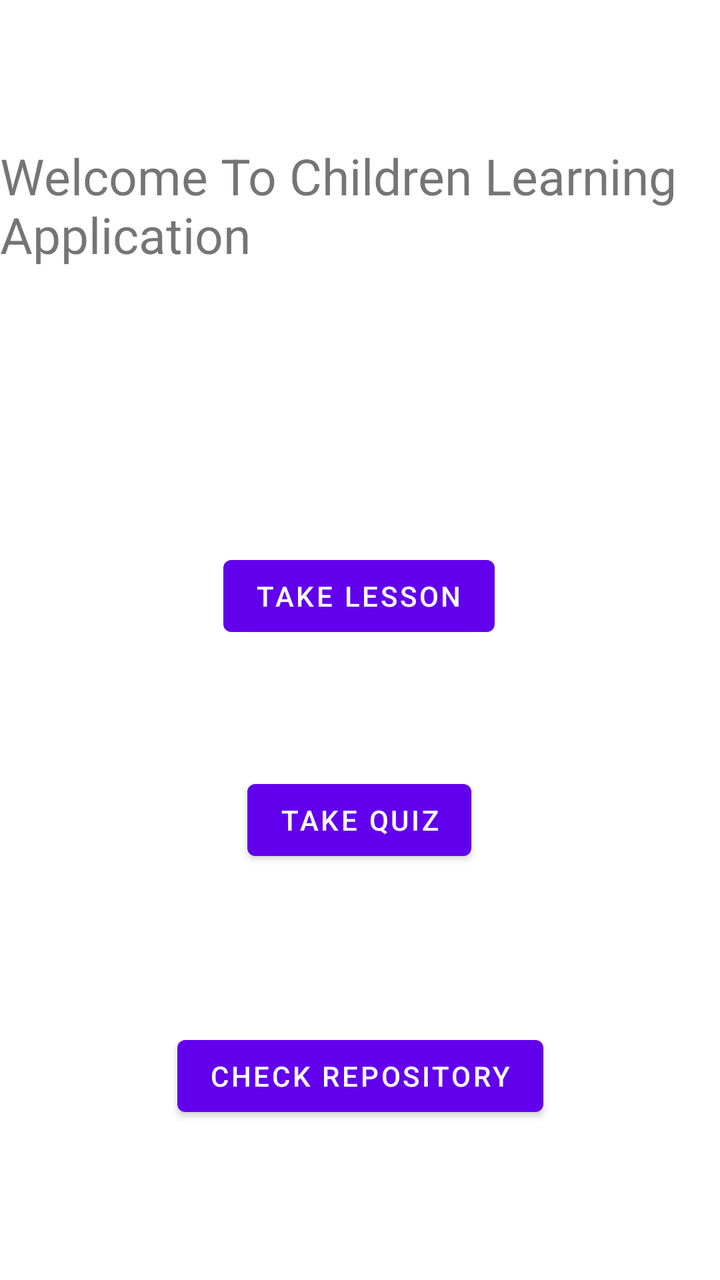
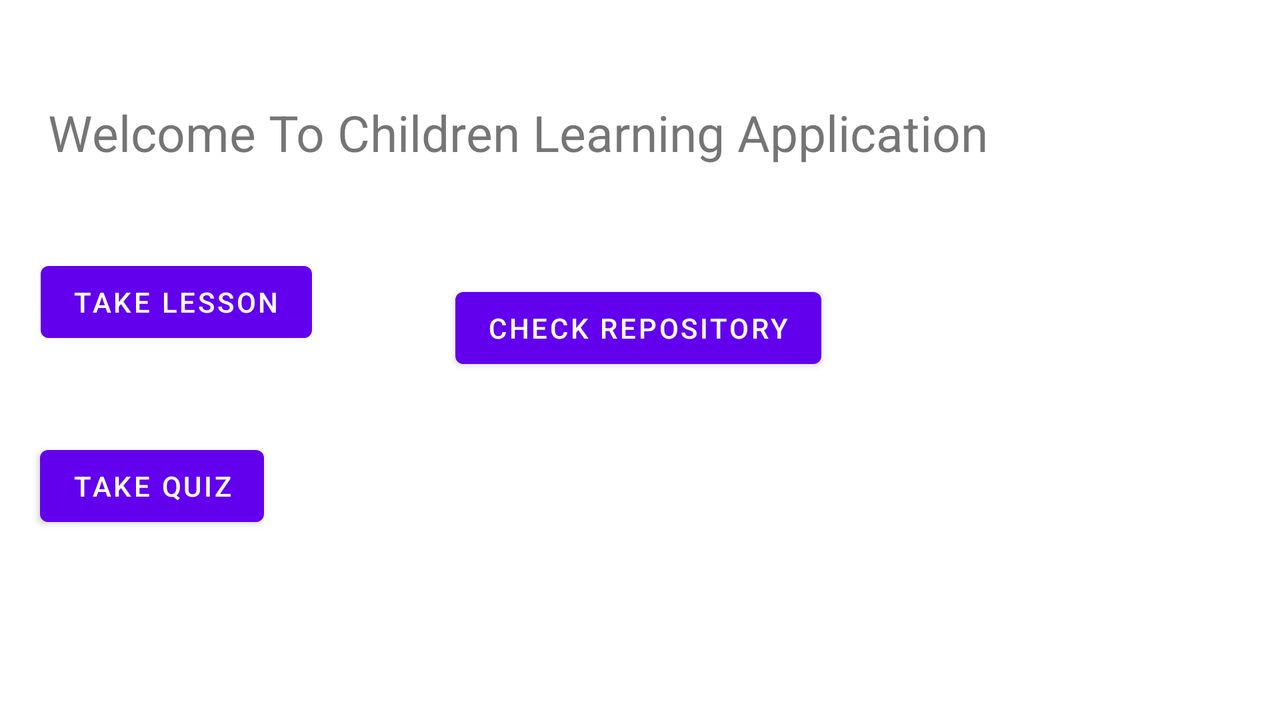

First picture: res/layout/ on a phone held upright. Second picture: the repository's own variant of that layout, on a device whose configuration matches the variant's folder. Source for both follows.
<!-- AndroidManifest.xml: application theme Theme.Children_App -->
<!-- res/layout/activity_main.xml -->
<?xml version="1.0" encoding="utf-8"?>
<androidx.constraintlayout.widget.ConstraintLayout xmlns:android="http://schemas.android.com/apk/res/android"
    xmlns:app="http://schemas.android.com/apk/res-auto"
    xmlns:tools="http://schemas.android.com/tools"
    android:layout_width="match_parent"
    android:layout_height="match_parent"
    tools:context=".MainActivity">

    <TextView
        android:id="@+id/textView"
        android:layout_width="wrap_content"
        android:layout_height="wrap_content"
        android:layout_marginRight="20dp"
        android:text="@string/Welcome"
        android:textSize="25sp"
        app:layout_constraintBottom_toBottomOf="parent"
        app:layout_constraintLeft_toLeftOf="parent"
        app:layout_constraintRight_toRightOf="parent"
        app:layout_constraintStart_toStartOf="parent"
        app:layout_constraintTop_toTopOf="parent"
        app:layout_constraintVertical_bias="0.123" />

    <Button
        android:id="@+id/Lessonbtn"
        android:layout_width="wrap_content"
        android:layout_height="wrap_content"
        android:layout_marginTop="140dp"
        android:text="@string/Lesson"
        app:layout_constraintEnd_toEndOf="parent"
        app:layout_constraintHorizontal_bias="0.498"
        app:layout_constraintStart_toStartOf="parent"
        app:layout_constraintTop_toBottomOf="@+id/textView" />

    <Button
        android:id="@+id/Quizbtn"
        android:layout_width="wrap_content"
        android:layout_height="wrap_content"
        android:layout_marginTop="64dp"
        android:text="@string/Quiz"
        app:layout_constraintEnd_toEndOf="parent"
        app:layout_constraintHorizontal_bias="0.498"
        app:layout_constraintStart_toStartOf="parent"
        app:layout_constraintTop_toBottomOf="@+id/Lessonbtn" />

    <Button
        android:id="@+id/Repobtn"
        android:layout_width="wrap_content"
        android:layout_height="wrap_content"
        android:layout_marginTop="80dp"
        android:drawableRight="@drawable/buttonImg"
        android:text="@string/Repo"
        app:layout_constraintEnd_toEndOf="parent"
        app:layout_constraintStart_toStartOf="parent"
        app:layout_constraintTop_toBottomOf="@+id/Quizbtn" />

</androidx.constraintlayout.widget.ConstraintLayout>
<!-- resources referenced by this layout -->
<resources>
  <string name="Lesson">Take Lesson</string>
  <string name="Quiz">Take Quiz</string>
  <string name="Repo">Check Repository</string>
  <string name="Welcome">Welcome To Children Learning Application</string>
  <style name="Theme.Children_App" parent="Theme.MaterialComponents.DayNight.DarkActionBar">
          
          <item name="colorPrimary">@color/purple_500</item>
          <item name="colorPrimaryVariant">@color/purple_700</item>
          <item name="colorOnPrimary">@color/white</item>
          
          <item name="colorSecondary">@color/teal_200</item>
          <item name="colorSecondaryVariant">@color/teal_700</item>
          <item name="colorOnSecondary">@color/black</item>
          
          <item name="android:statusBarColor" tools:targetApi="l">?attr/colorPrimaryVariant</item>
          
      </style>
</resources>
<!-- res/layout-land/activity_main.xml (the repository's variant of the layout above) -->
<!-- drawn on the phone turned sideways -->
<?xml version="1.0" encoding="utf-8"?>
<androidx.constraintlayout.widget.ConstraintLayout xmlns:android="http://schemas.android.com/apk/res/android"
    xmlns:app="http://schemas.android.com/apk/res-auto"
    xmlns:tools="http://schemas.android.com/tools"
    android:layout_width="match_parent"
    android:layout_height="match_parent"
    tools:context=".MainActivity">

    <TextView
        android:id="@+id/textView"
        android:layout_width="wrap_content"
        android:layout_height="wrap_content"
        android:layout_marginStart="24dp"
        android:layout_marginRight="20dp"
        android:text="@string/Welcome"
        android:textSize="25sp"
        app:layout_constraintBottom_toBottomOf="parent"
        app:layout_constraintLeft_toLeftOf="parent"
        app:layout_constraintRight_toRightOf="parent"
        app:layout_constraintStart_toStartOf="parent"
        app:layout_constraintTop_toTopOf="parent"
        app:layout_constraintVertical_bias="0.151" />

    <Button
        android:id="@+id/Lessonbtn"
        android:layout_width="wrap_content"
        android:layout_height="wrap_content"
        android:layout_marginTop="44dp"
        android:text="@string/Lesson"
        app:layout_constraintEnd_toEndOf="parent"
        app:layout_constraintHorizontal_bias="0.04"
        app:layout_constraintStart_toStartOf="parent"
        app:layout_constraintTop_toBottomOf="@+id/textView" />

    <Button
        android:id="@+id/Quizbtn"
        android:layout_width="wrap_content"
        android:layout_height="wrap_content"
        android:layout_marginTop="44dp"
        android:text="@string/Quiz"
        app:layout_constraintEnd_toEndOf="parent"
        app:layout_constraintHorizontal_bias="0.038"
        app:layout_constraintStart_toStartOf="parent"
        app:layout_constraintTop_toBottomOf="@+id/Lessonbtn" />

    <Button
        android:id="@+id/Repobtn"
        android:layout_width="wrap_content"
        android:layout_height="wrap_content"
        android:layout_marginTop="140dp"
        android:drawableRight="@drawable/buttonimg"
        android:text="@string/Repo"
        app:layout_constraintEnd_toEndOf="parent"
        app:layout_constraintHorizontal_bias="0.498"
        app:layout_constraintStart_toStartOf="parent"
        app:layout_constraintTop_toTopOf="parent" />

</androidx.constraintlayout.widget.ConstraintLayout>
